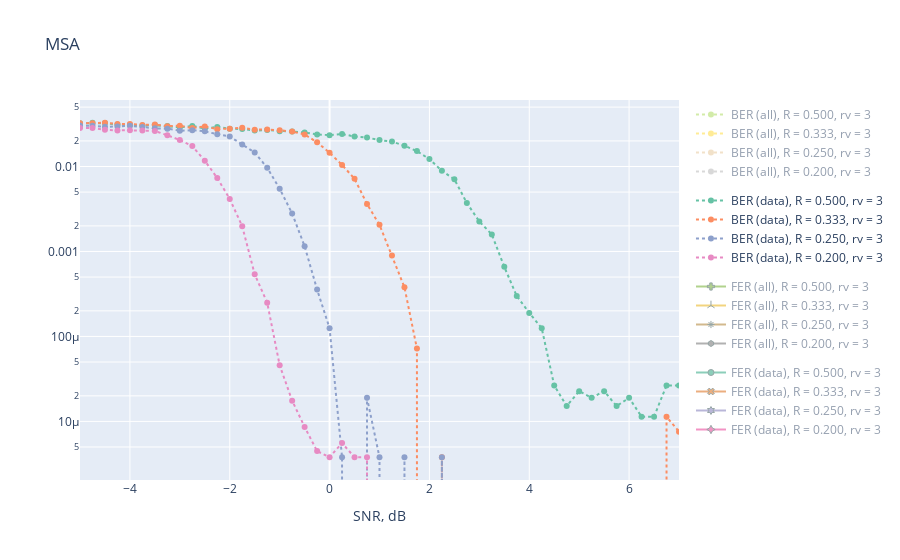

The code cell stored with this chart in its notebook:
### Code cell
rv = 0

fig = go.Figure()
for rv in [3]:
    for j, R in enumerate([1/2, 1/3, 1/4, 1/5]):
        data = pd.read_table('data/results_MSA_{:.3f}_{}.txt'.format(R, rv), names = ['SNR', 'rv', 'R', 'BER', 'BERinf', 'FSR', 'FSRinf'])
        data = data.query('SNR <= 7')
        data = data.groupby(['SNR']).agg([np.mean]).reset_index()


        fig.add_trace(go.Scatter(x = np.array(data.SNR), y = np.array(data.BER['mean']),
                                mode = 'lines+markers',
                                visible = 'legendonly',
                                legendgroup='BER',
                                line = dict(dash = 'dot', color = colors2[4 + j]),
                                name = 'BER (all), R = {:.3f}, rv = {}'.format(R, rv)))

        fig.add_trace(go.Scatter(x = np.array(data.SNR), y = np.array(data.BERinf['mean']),
                                mode = 'lines+markers',
                                #visible = 'legendonly',
                                #marker = marker_styles[j],
                                legendgroup='BER inf',
                                line = dict(dash = 'dot', color = colors2[j]),
                                name = 'BER (data), R = {:.3f}, rv = {}'.format(R, rv)))

        fig.add_trace(go.Scatter(x = np.array(data.SNR), y = 1 - np.array(data.FSR['mean']),
                                mode = 'lines+markers',
                                visible = 'legendonly',
                                marker = marker_styles[j + 4],
                                legendgroup='FER',
                                name = 'FER (all), R = {:.3f}, rv = {}'.format(R, rv)))

        fig.add_trace(go.Scatter(x = np.array(data.SNR), y = 1 - np.array(data.FSRinf['mean']),
                                mode = 'lines+markers',
                                marker = marker_styles[j],
                                #line = dict(dash = 'dot'),
                                visible = 'legendonly',
                                legendgroup='FER inf',
                                name = 'FER (data), R = {:.3f}, rv = {}'.format(R, rv)))


fig.update_layout(title='MSA',
                   xaxis_title='SNR, dB')
fig.update_yaxes(type="log")
fig.update_xaxes(range=[-5, 7])

fig.show()
fig.write_html("MSA_rates.html")
